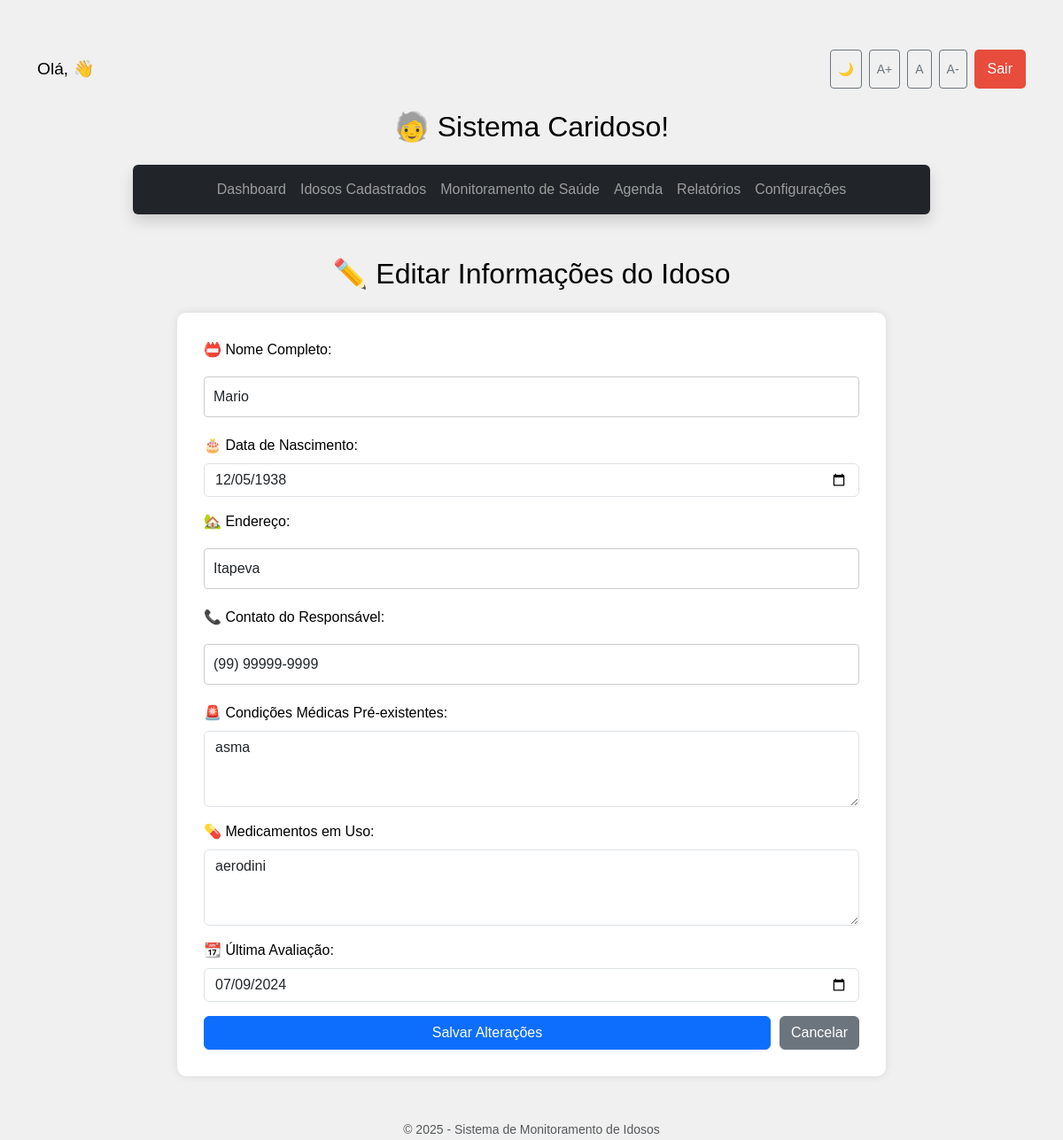
Page /idoso/editar/1 on the committed database.
### app/models.py (models this page shows, shortened)
class Idoso(db.Model):
    id = db.Column(db.Integer, primary_key=True)
    nome = db.Column(db.String(100), nullable=False)
    data_nascimento = db.Column(db.String(10), nullable=False)
    endereco = db.Column(db.String(200), nullable=False)
    contato_responsavel = db.Column(db.String(100), nullable=False)
    condicoes_medicas = db.Column(db.Text)
    medicamentos = db.Column(db.Text)
    ultima_avaliacao = db.Column(db.String(10))

### app/routes.py (the view, shortened to what this page needs)
@main.route('/idoso/editar/<int:idoso_id>', methods=['GET', 'POST'])
def editar_idoso(idoso_id):
    idoso = Idoso.query.get_or_404(idoso_id)
    return render_template('editar_idoso.html', idoso=idoso)

### templates/editar_idoso.html (shortened to what this page needs)
{% extends "base.html" %}
{% block content %}
<div class="container mt-5">
    <h2 class="text-center mb-4">✏️ Editar Informações do Idoso</h2>
    <div class="form-container">
        <form action="/atualizar_idoso/{{ idoso.id }}" method="POST">
            <div class="mb-3">
                <label for="nome" class="form-label">📛 Nome Completo:</label>
                <input type="text" class="form-control" id="nome" name="nome" value="{{ idoso.nome }}" required>
            </div>
            <div class="mb-3">
                <label for="data_nascimento" class="form-label">🎂 Data de Nascimento:</label>
                <input type="date" class="form-control" id="data_nascimento" name="data_nascimento" value="{{ idoso.data_nascimento }}" required>
            </div>
            <div class="mb-3">
                <label for="endereco" class="form-label">🏡 Endereço:</label>
                <input type="text" class="form-control" id="endereco" name="endereco" value="{{ idoso.endereco }}" required>
            </div>
            <div class="mb-3">
                <label for="contato_responsavel" class="form-label">📞 Contato do Responsável:</label>
                <input type="text" class="form-control" id="contato_responsavel" name="contato_responsavel" value="{{ idoso.contato_responsavel }}" required>
            </div>
            <div class="mb-3">
                <label for="condicoes_medicas" class="form-label">🚨 Condições Médicas Pré-existentes:</label>
                <textarea class="form-control" id="condicoes_medicas" name="condicoes_medicas" rows="3">{{ idoso.condicoes_medicas }}</textarea>
            </div>
            <div class="mb-3">
                <label for="medicamentos" class="form-label">💊 Medicamentos em Uso:</label>
                <textarea class="form-control" id="medicamentos" name="medicamentos" rows="3">{{ idoso.medicamentos }}</textarea>
            </div>
            <div class="mb-3">
                <label for="ultima_avaliacao" class="form-label">📆 Última Avaliação:</label>
                <input type="date" class="form-control" id="ultima_avaliacao" name="ultima_avaliacao" value="{{ idoso.ultima_avaliacao }}">
            </div>
            <div class="d-flex justify-content-end">
                <button type="submit" class="btn btn-primary">
                     Salvar Alterações
                </button>
                <a href="/idosos" class="btn btn-secondary btn-cancel">
                     Cancelar
                </a>
            </div>
        </form>
    </div>
</div>
{% endblock %}

### static/style.css (style rules this page uses)
body { font-family: Arial, sans-serif; background-color: #f0f0f0; color: #000; padding-top: 3.5rem; }
input[type="text"], input[type="password"] { width: 100%; padding: 10px; margin-top: 10px; margin-bottom: 20px; border: 1px solid #ccc; border-radius: 4px; }
button { width: 100%; padding: 10px; background: #4CAF50; border: none; color: white; cursor: pointer; border-radius: 4px; }
.form-container { max-width: 800px; margin: auto; background: #fff; padding: 30px; border-radius: 10px; box-shadow: 0 0 10px rgba(0,0,0,0.1); }
.btn-cancel { margin-left: 10px; }

### rows in the picture
Idoso: nome "Mario", data_nascimento "12/05/1938", endereco "Itapeva", contato_responsavel "(99) 99999-9999", condicoes_medicas "asma", medicamentos "aerodini", ultima_avaliacao "07/09/2024"
